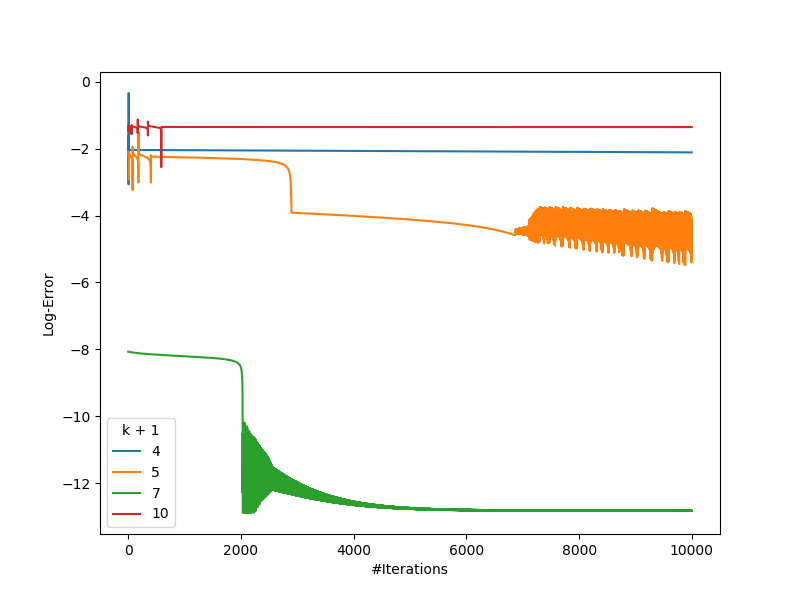

Write the Python code that produced this figure.
import numpy as np
import matplotlib as mpl
mpl.use('Agg')
import matplotlib.pyplot as plt
np.random.seed(1234567890)

def krylov_power_method(A, max_iter=1000):
    k = A.shape[0] - 1
    alpha = np.zeros(shape=(k + 1, k + 1))
    beta = np.zeros(shape=(k + 1, k + 1))
    b = np.zeros(shape=(k + 1, 1))
    b[k, 0] = 1
    basis = [b]
    for i in range(k):
        basis.append(A @ basis[-1])
    for i in range(k + 1):
        for j in range(k + 1):
            alpha[i, j] = basis[i].T @ A @ basis[j] 
            beta[i, j] = basis[i].T @ basis[j]
    c = [1 / (k + 1) for i in range(k + 1)]
    dc = [0 for i in range(k + 1)]
    cnt = 0
    best_rho = None
    rhos = []
    improve = True
    for cnt in range(max_iter):
        f = 0
        g = 0
        for i in range(k + 1):
            for j in range(k + 1):
                f += (c[i] * c[j] * alpha[i, j])
                g += (c[i] * c[j] * beta[i, j])
        rho = f / g
        rhos.append(rho)
        if best_rho is None or rho > best_rho:
            best_rho = rho
        else:
            pass
        for i in range(k + 1):
            df = 0
            dg = 0
            for j in range(k + 1):
                df += (c[j] * (alpha[i, j] + alpha[j, i]))
                dg += (c[j] * (beta[i, j] + beta[j, i]))
            dc[i] = (df * g - f * dg) / (g * g)
        for i in range(k + 1):
            c[i] += dc[i]
        cnt += 1
    return best_rho, rhos

error_curve = {
    4: None,
    5: None,
    7: None,
    10: None,
}
for n in error_curve:
    A = np.random.normal(size=(n, n))
    A = A @ A.T
    real_rho = np.linalg.eig(A)[0].max()
    rho, rhos = krylov_power_method(A, max_iter=10000)
    print("{:2d} {:15.8f} {:15.8f}".format(n, real_rho, rho))
    error_curve[n] = np.fabs(np.array(rhos) - real_rho)

fig, ax = plt.subplots(1, 1, figsize=(8, 6))
indices = np.arange(1, 10000 + 1)
for n in error_curve:
    ax.plot(indices, np.log(error_curve[n]), label="{}".format(n))
ax.legend(title=r"k + 1")
ax.set_xlabel('#Iterations')
ax.set_ylabel('Log-Error')
fig.savefig('p3.png')